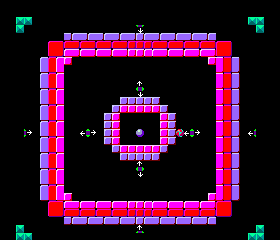

This is a level from a 2D game, rendered from its Tiled map with the project's own tilesets. A one-line summary and the complete map file follow:
An orthogonal 35x30 tile map with 8x8 px tiles, 1 tile layer (Tile Layer 1).

<map version="1.9" tiledversion="1.9.2" orientation="orthogonal" renderorder="right-down" width="35" height="30" tilewidth="8" tileheight="8" infinite="0" nextlayerid="2" nextobjectid="1">
 <editorsettings>
  <export format="Breakout" />
 </editorsettings>
 <tileset firstgid="1" source="breakout-tiles.tsx" />
 <layer id="1" name="Tile Layer 1" width="35" height="30" offsetx="0" offsety="1.18835">
  <data encoding="csv">
0,0,0,0,0,0,0,0,0,0,0,0,0,0,0,0,0,0,0,0,0,0,0,0,0,0,0,0,0,0,0,0,0,0,0,
0,0,0,0,0,0,0,0,0,0,0,0,0,0,0,0,0,0,0,0,0,0,0,0,0,0,0,0,0,0,0,0,0,0,0,
0,0,5,5,0,0,0,0,0,0,0,0,0,0,0,0,0,0,0,0,0,0,0,0,0,0,0,0,0,0,0,5,5,0,0,
0,0,5,0,0,0,0,0,0,0,0,0,0,0,0,0,0,130,0,0,0,0,0,0,0,0,0,0,0,0,0,0,5,0,0,
0,0,0,0,0,0,0,0,46,45,46,45,46,45,46,45,46,23,45,46,45,46,45,46,45,46,45,0,0,0,0,0,0,0,0,
0,0,0,0,0,0,65,66,33,34,33,34,33,34,33,34,17,17,17,33,34,33,34,33,34,33,34,65,66,0,0,0,0,0,0,
0,0,0,0,0,0,81,82,47,48,47,48,47,48,47,48,24,24,47,47,48,47,48,47,48,47,48,81,82,0,0,0,0,0,0,
0,0,0,0,0,77,65,79,24,0,0,0,0,0,0,0,0,0,0,0,0,0,0,0,0,0,24,80,66,78,0,0,0,0,0,
0,0,0,0,0,93,81,95,0,0,0,0,0,0,0,0,0,0,0,0,0,0,0,0,0,0,0,96,82,94,0,0,0,0,0,
0,0,0,0,0,77,65,79,0,0,0,0,0,0,0,0,0,0,0,0,0,0,0,0,0,0,0,80,66,78,0,0,0,0,0,
0,0,0,0,0,93,81,95,0,0,0,0,0,0,0,0,0,129,0,0,0,0,0,0,0,0,0,96,82,94,0,0,0,0,0,
0,0,0,0,0,77,65,79,0,0,0,0,0,0,0,0,0,130,0,0,0,0,0,0,0,0,0,80,66,78,0,0,0,0,0,
0,0,0,0,0,93,81,95,0,0,0,0,0,0,0,23,23,23,23,23,0,0,0,0,0,0,0,96,82,94,0,0,0,0,0,
0,0,0,0,0,77,65,79,0,0,0,0,0,0,23,24,24,24,24,24,23,0,0,0,0,0,0,80,66,78,0,0,0,0,0,
0,0,0,0,0,93,81,95,0,0,0,0,0,23,24,0,0,0,0,0,24,23,0,0,0,0,0,96,82,94,0,0,0,0,0,
0,0,0,0,0,77,65,79,0,0,0,0,0,23,24,0,0,0,0,0,24,23,0,0,0,0,0,80,66,78,0,0,0,0,0,
0,0,0,131,0,93,81,95,0,0,132,131,0,23,24,0,0,146,0,0,24,23,145,132,131,0,0,96,82,94,0,132,0,0,0,
0,0,0,0,0,77,65,79,0,0,0,0,0,23,24,0,0,0,0,0,24,23,0,0,0,0,0,80,66,78,0,0,0,0,0,
0,0,0,0,0,93,81,95,0,0,0,0,0,0,23,24,24,24,24,24,23,0,0,0,0,0,0,96,82,94,0,0,0,0,0,
0,0,0,0,0,77,65,79,0,0,0,0,0,0,0,23,23,23,23,23,0,0,0,0,0,0,0,80,66,78,0,0,0,0,0,
0,0,0,0,0,93,81,95,0,0,0,0,0,0,0,0,0,129,0,0,0,0,0,0,0,0,0,96,82,94,0,0,0,0,0,
0,0,0,0,0,77,65,79,0,0,0,0,0,0,0,0,0,130,0,0,0,0,0,0,0,0,0,80,66,78,0,0,0,0,0,
0,0,0,0,0,93,81,95,0,0,0,0,0,0,0,0,0,0,0,0,0,0,0,0,0,0,0,96,82,94,0,0,0,0,0,
0,0,0,0,0,77,65,79,0,0,0,0,0,0,0,0,0,0,0,0,0,0,0,0,0,0,0,80,66,78,0,0,0,0,0,
0,0,0,0,0,93,81,95,24,0,0,0,0,0,0,0,0,0,0,0,0,0,0,0,0,0,24,96,82,94,0,0,0,0,0,
0,0,0,0,0,0,65,66,47,48,47,48,47,48,47,48,24,24,47,47,48,47,48,47,48,47,48,65,66,0,0,0,0,0,0,
0,0,0,0,0,0,81,82,33,34,33,34,33,34,33,34,17,17,17,33,34,33,34,33,34,33,34,81,82,0,0,0,0,0,0,
0,0,0,0,0,0,0,0,46,45,46,45,46,45,46,45,46,23,45,46,45,46,45,46,45,46,45,0,0,0,0,0,0,0,0,
0,0,5,0,0,0,0,0,0,0,0,0,0,0,0,0,0,129,0,0,0,0,0,0,0,0,0,0,0,0,0,0,5,0,0,
0,0,5,5,0,0,0,0,0,0,0,0,0,0,0,0,0,0,0,0,0,0,0,0,0,0,0,0,0,0,0,5,5,0,0
</data>
 </layer>
</map>
